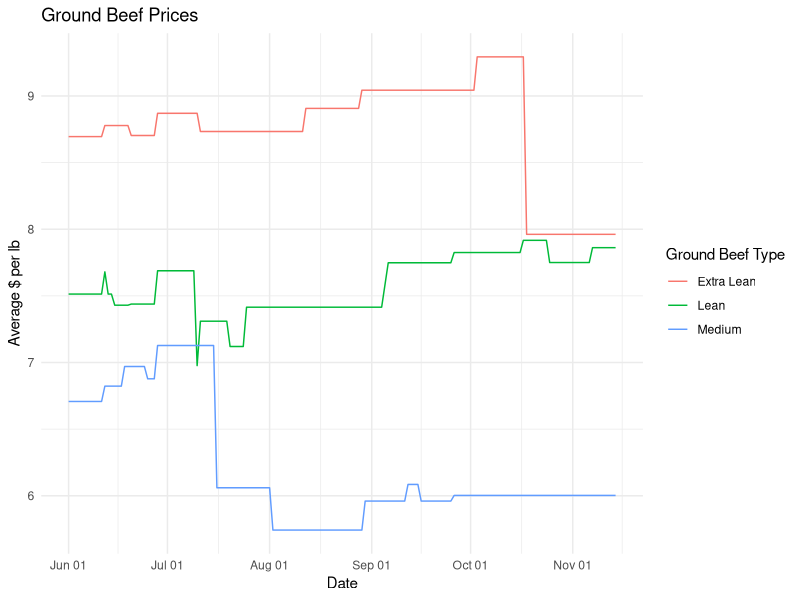
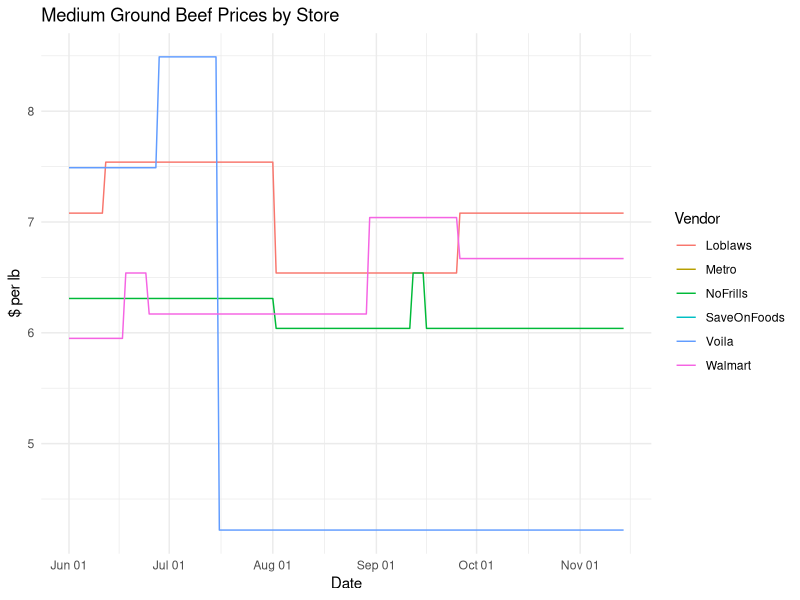
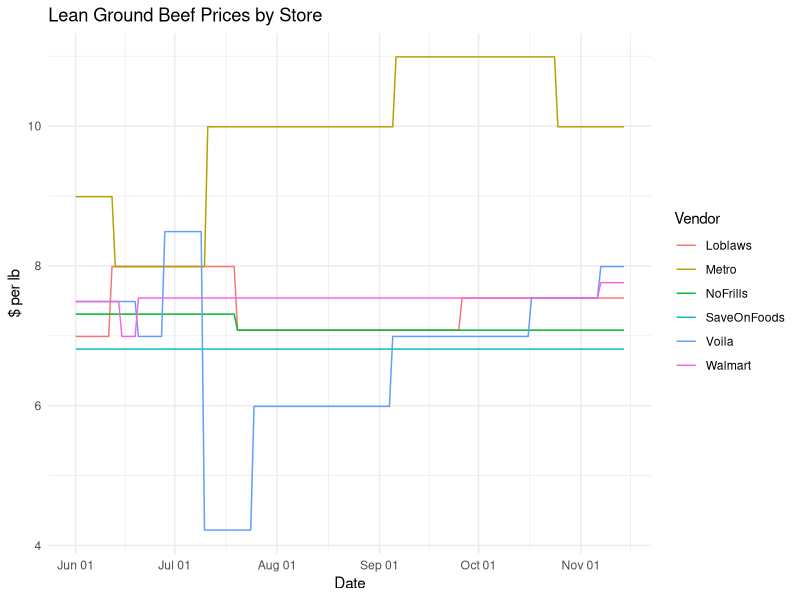
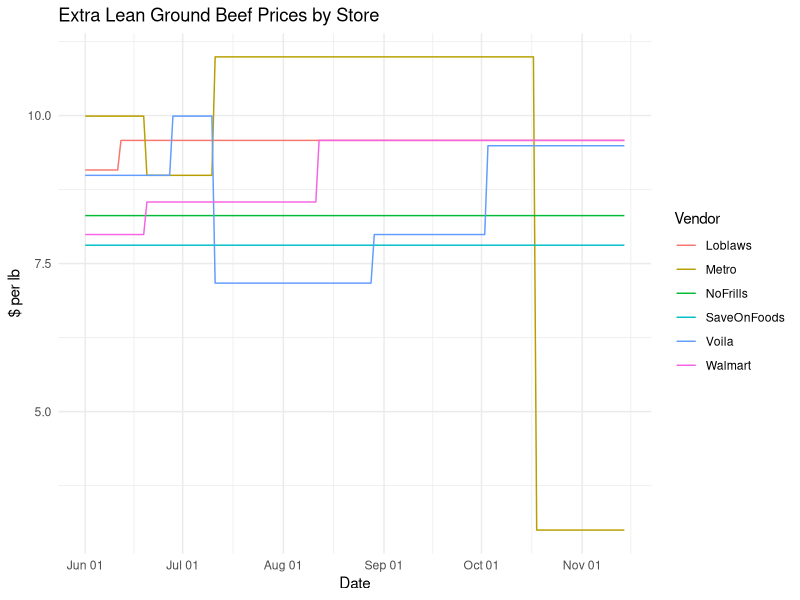
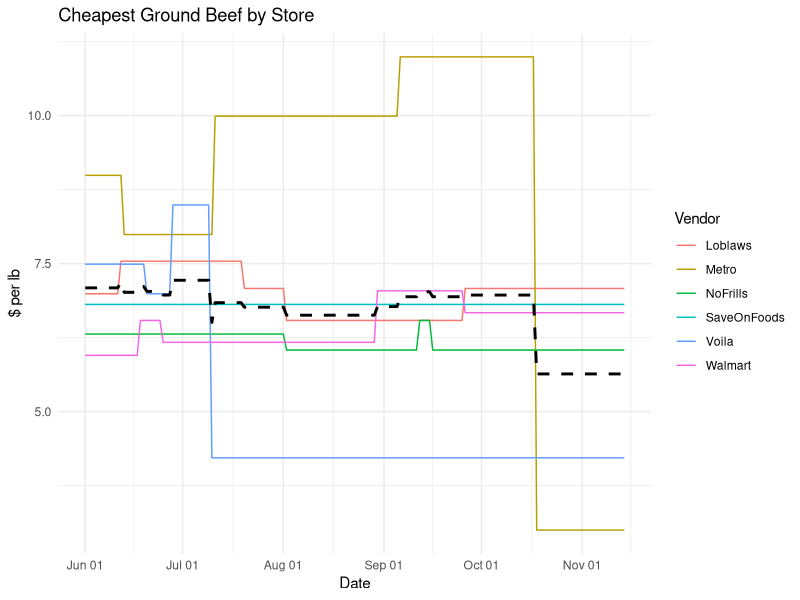

The R source for these figures, in order:
## ---- chunk 1
#| include: false
#| warning: false
#| message: false

library(tidyverse)
## ---- chunk 2
# Read in data
#| echo: false
data <- read_csv("../data/02-analysis_data/cleaned_data.csv")
ground_beef_data2 <- data %>%
  mutate(dollars_per_lb = str_extract(price_per_unit_lb, "\\d+\\.\\d{1,2}") %>% as.numeric(),
         date = as.Date(nowtime),
         ground_beef_type = case_when(
          str_detect(product_name, regex("extra", ignore_case = TRUE)) ~ "Extra Lean",
          str_detect(product_name, regex("medium", ignore_case = TRUE)) ~ "Medium",
          TRUE ~ "Lean")
         )
ground_beef_data <- ground_beef_data2 %>% select(date, vendor, ground_beef_type, dollars_per_lb) %>% 
  group_by(vendor, date, ground_beef_type) %>%
  slice_min(dollars_per_lb, with_ties = FALSE) %>%
  ungroup()

ground_beef_data
## ---- chunk 3
#| echo: false
#| label: fig-1
#| warning: false
#| fig-cap: Ground beef prices, all vendors, June 1 - November 14, 2024.

# Ensure continuous date range for each vendor and ground beef type
filled_data <- ground_beef_data %>%
  complete(
    date = seq.Date(as.Date("2024-06-01"), as.Date("2024-11-14"), by = "day"),
    vendor, ground_beef_type,
    fill = list(dollars_per_lb = NA)
  ) %>%
  group_by(vendor, ground_beef_type) %>%
  # Forward and backward fill for each vendor individually
  fill(dollars_per_lb, .direction = "down") %>%
  fill(dollars_per_lb, .direction = "up") %>%
  ungroup()

# Calculate the daily average price across vendors for each ground beef type
daily_avg_prices <- filled_data %>%
  group_by(date, ground_beef_type) %>%
  summarize(avg_dollars_per_lb = mean(dollars_per_lb, na.rm = TRUE)) %>%
  ungroup()

# Plot the time series
ggplot(daily_avg_prices, aes(x = date, y = avg_dollars_per_lb, color = ground_beef_type)) +
  geom_line() +
  labs(
    title = "Ground Beef Prices",
    x = "Date",
    y = "Average $ per lb",
    color = "Ground Beef Type"
  ) +
  scale_x_date(date_labels = "%b %d", date_breaks = "1 month") +
  theme_minimal()
## ---- chunk 4
#| echo: false
#| label: fig-2
#| warning: false
#| fig-cap: Medium ground beef prices of each vendor from June 1 - November 14, 2024.

# Filter the data to include only "Medium" ground beef type
medium_beef_data <- filled_data %>%
  filter(ground_beef_type == "Medium") %>%
  group_by(date, vendor) %>%
  # Calculate the daily average price for "Medium" ground beef per vendor
  summarize(avg_dollars_per_lb = mean(dollars_per_lb, na.rm = TRUE)) %>%
  ungroup()

# Plot the time series for "Medium" ground beef prices per vendor
ggplot(medium_beef_data, aes(x = date, y = avg_dollars_per_lb, color = vendor)) +
  geom_line() +
  labs(
    title = "Medium Ground Beef Prices by Store",
    x = "Date",
    y = "$ per lb",
    color = "Vendor"
  ) +
  scale_x_date(date_labels = "%b %d", date_breaks = "1 month") +
  theme_minimal()
## ---- chunk 5
#| echo: false
#| label: fig-3
#| warning: false
#| fig-cap: Lean ground beef prices of each vendor from June 1 - November 14, 2024.

# Same code as above, but for lean beef
lean_beef_data <- filled_data %>%
  filter(ground_beef_type == "Lean") %>%
  group_by(date, vendor) %>%
  summarize(avg_dollars_per_lb = mean(dollars_per_lb, na.rm = TRUE)) %>%
  ungroup()

ggplot(lean_beef_data, aes(x = date, y = avg_dollars_per_lb, color = vendor)) +
  geom_line() +
  labs(
    title = "Lean Ground Beef Prices by Store",
    x = "Date",
    y = "$ per lb",
    color = "Vendor"
  ) +
  scale_x_date(date_labels = "%b %d", date_breaks = "1 month") +
  theme_minimal()
## ---- chunk 6
#| echo: false
#| label: fig-4
#| warning: false
#| fig-cap: Extra lean ground beef prices of each vendor from June 1 - November 14, 2024.

# Same code as above, but for extra lean beef
extralean_beef_data <- filled_data %>%
  filter(ground_beef_type == "Extra Lean") %>%
  group_by(date, vendor) %>%
  summarize(avg_dollars_per_lb = mean(dollars_per_lb, na.rm = TRUE)) %>%
  ungroup()

ggplot(extralean_beef_data, aes(x = date, y = avg_dollars_per_lb, color = vendor)) +
  geom_line() +
  labs(
    title = "Extra Lean Ground Beef Prices by Store",
    x = "Date",
    y = "$ per lb",
    color = "Vendor"
  ) +
  scale_x_date(date_labels = "%b %d", date_breaks = "1 month") +
  theme_minimal()
## ---- chunk 7
#| echo: false
#| label: fig-5
#| warning: false
#| fig-cap: Cheapest ground beef pound at each vendor from June 1 - November 14, 2024.

# Find the minimum-priced ground beef type for each store on each date
min_price_data <- filled_data %>%
  group_by(date, vendor) %>%
  # Select the row with the minimum price for each date and vendor
  slice_min(dollars_per_lb, with_ties = FALSE) %>%
  ungroup()

daily_avg_min_price <- min_price_data %>%
  group_by(date) %>%
  summarize(avg_min_price = mean(dollars_per_lb, na.rm = TRUE)) %>%
  ungroup()

# Plot the minimum price for each store over time
ggplot(min_price_data, aes(x = date, y = dollars_per_lb, color = vendor)) +
  geom_line() +
  geom_line(data = daily_avg_min_price, aes(x = date, y = avg_min_price), 
            color = "black", linetype = "dashed", size = 1) +
  labs(
    title = "Cheapest Ground Beef by Store",
    x = "Date",
    y = "$ per lb",
    color = "Vendor"
  ) +
  scale_x_date(date_labels = "%b %d", date_breaks = "1 month") +
  theme_minimal()
